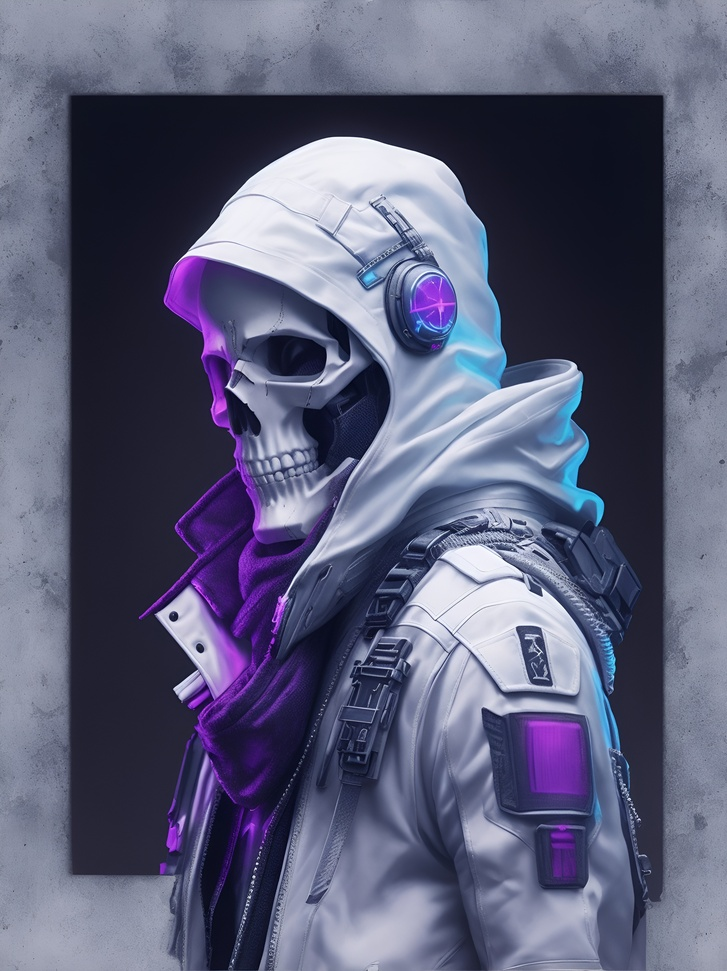
#> input picture Questao1/img.jpg, 727 x 971 px, shrunk from 2336 x 3120 before the run
$ python main.py
#> lines starting #> are read from the running program, lines starting #| are printed output that depends on the picture; long printed decimals are rounded
import cv2
import numpy as np


imagem = cv2.imread('img.jpg')
#> imagem is the input picture: shape (971, 727, 3); mean B, G, R 120.1, 93.9, 91.9
heigth, width, channel = imagem.shape
#> heigth = 971; width = 727; channel = 3

#cv2.imshow('Original', imagem)
cv2.waitKey()
gray_img = cv2.cvtColor(imagem, cv2.COLOR_BGR2GRAY)
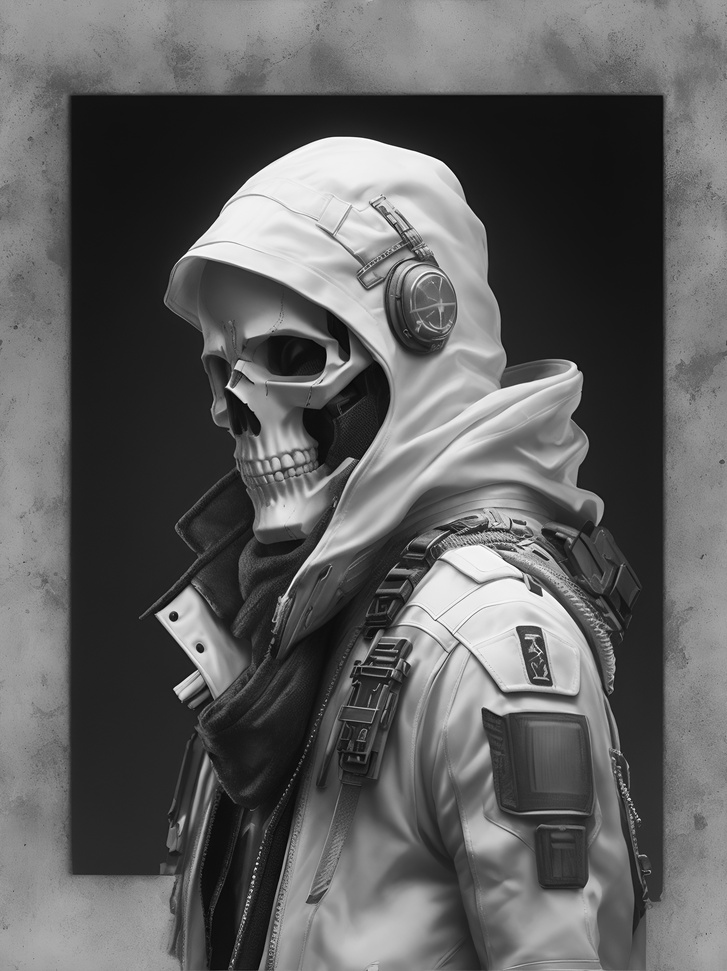
#> gray_img: shape (971, 727); min 3, max 254, mean 96.3

cv2.imshow('Tom de Cinza', gray_img)
cv2.waitKey(0)
cv2.destroyAllWindows()

print(f'Altura: {heigth}')
#| Altura: 971
print(f'Largura: {width}')
#| Largura: 727
print(f'Channel:{channel}')
#| Channel:3

print(f'Tom de cinza medio: {gray_img.mean()}')
#| Tom de cinza medio: 96.300
print(f'Tom de cinza maximo: {gray_img.max()}')
#| Tom de cinza maximo: 254
print(f'Tom de cinza minimo: {gray_img.min()}')
#| Tom de cinza minimo: 3
